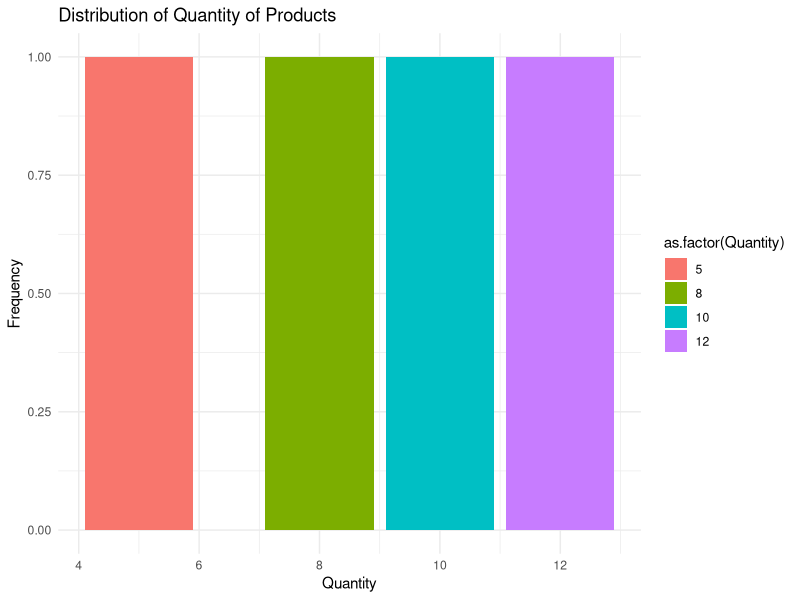
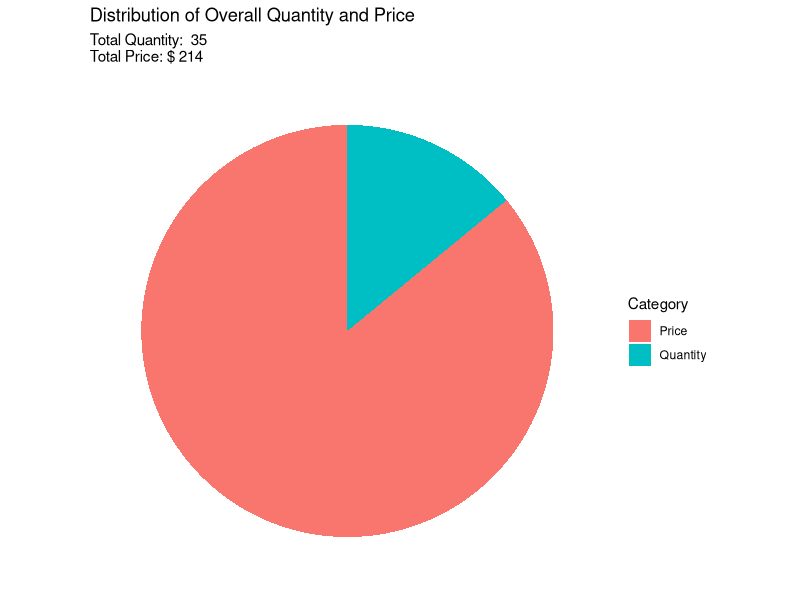

Reproduce these figures in R, in order.
# Order data
order_data <- data.frame(
  Order_ID = c(2001, 2002, 2003, 2004),
  Customer_Name = c("John", "Alice", "Bob", "Sarah"),
  Product = c("Widget X", "Widget Y", "Widget X", "Widget Z"),
  Quantity = c(10, 5, 8, 12),
  Price = c(5, 8, 5, 7)
)

# Load necessary libraries
library(ggplot2)

# a. Histogram for the distribution of quantity of products
histogram_quantity <- ggplot(order_data, aes(x = Quantity, fill = as.factor(Quantity))) +
  geom_bar() +
  labs(title = "Distribution of Quantity of Products",
       x = "Quantity",
       y = "Frequency") +
  theme_minimal()

print(histogram_quantity)

# b. Pie chart for the distribution of overall quantity and price
total_quantity <- sum(order_data$Quantity)
total_price <- sum(order_data$Quantity * order_data$Price)

pie_chart <- ggplot(NULL, aes(x = "", y = c(total_quantity, total_price), fill = c("Quantity", "Price"))) +
  geom_bar(stat = "identity", width = 1) +
  coord_polar(theta = "y") +
  labs(title = "Distribution of Overall Quantity and Price",
       fill = "Category",
       subtitle = paste("Total Quantity: ", total_quantity, "\nTotal Price: $", total_price)) +
  theme_minimal() +
  theme(axis.text = element_blank(),
        axis.title = element_blank(),
        panel.grid = element_blank())

print(pie_chart)
